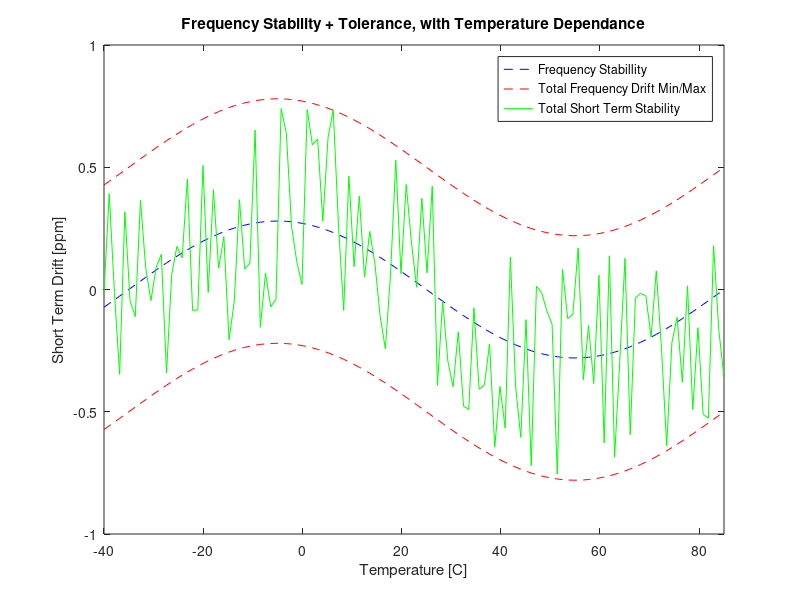
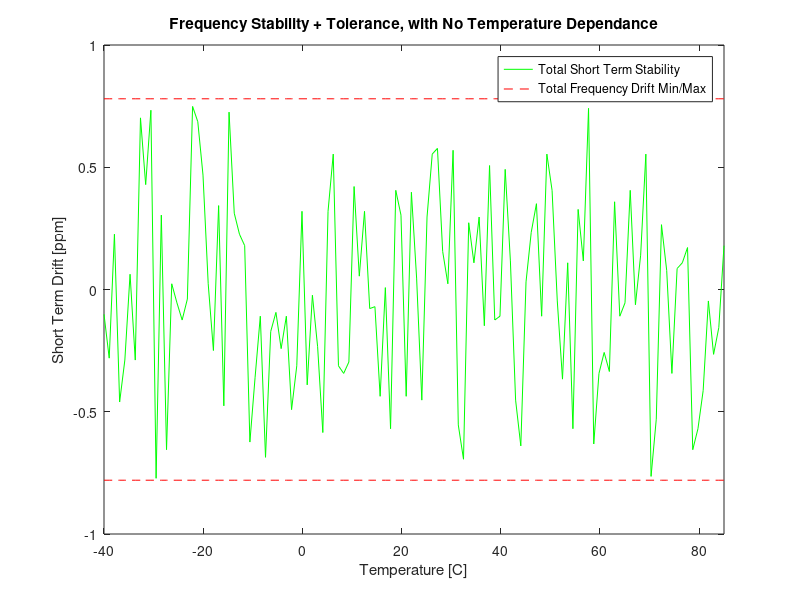

The MATLAB script that drew these images, in order:
% Frequency Tolerance and Stability Simulation rev1.0 4/10/20
% Slugsat Science Experiment Subteam
% Tomohiro Shimada

%%
close all;
clear all;
clc;

% Operating Temperature Range 
temp = linspace(-40, 85, 120);

% Frequency Stability Curve
T = 120;
f = 1/T;
freq_stab_curve = 0.28*sin(2*pi*f.*(temp + 35));

% Frequency Stability + Frequency Tolerance
freq_drift_max = freq_stab_curve + 0.5;
freq_drift_min = freq_stab_curve - 0.5;

% Actual Total Short term Stability
freq_drift_temp = zeros(1, T);
ii = 1;
while ii <= T
    freq_drift_temp(ii) = freq_stab_curve(ii) + 0.01*randi([-50 50]); 
    ii = ii +1;
end

figure;
plot(temp, freq_stab_curve, 'b--');
hold on
plot(temp, freq_drift_max, 'r--');
plot(temp, freq_drift_temp, 'g');
plot(temp, freq_drift_min, 'r--');
ylim([-1 1]);
xlim([-40 85]);
title("Frequency Stability + Tolerance, with Temperature Dependance");
ylabel('Short Term Drift [ppm]')
xlabel('Temperature [C]');
legend('Frequency Stabillity', 'Total Frequency Drift Min/Max', 'Total Short Term Stability');

total_min = 0.78*(ones(1,length(temp)));
total_max = -0.78*(ones(1,length(temp)));

freq_drift_rand = zeros(1, length(temp));
ii = 1;
while ii <= length(temp)
    freq_drift_rand(ii) = 0.0078*randi([-100 100]);
    ii = ii+1;
end

figure;
plot(temp, freq_drift_rand, 'g');
hold on
plot(temp, total_max, 'r--');
plot(temp, total_min, 'r--');
ylim([-1 1]);
xlim([-40 85]);
title("Frequency Stability + Tolerance, with No Temperature Dependance");
ylabel('Short Term Drift [ppm]')
xlabel('Temperature [C]');
legend('Total Short Term Stability', 'Total Frequency Drift Min/Max');
